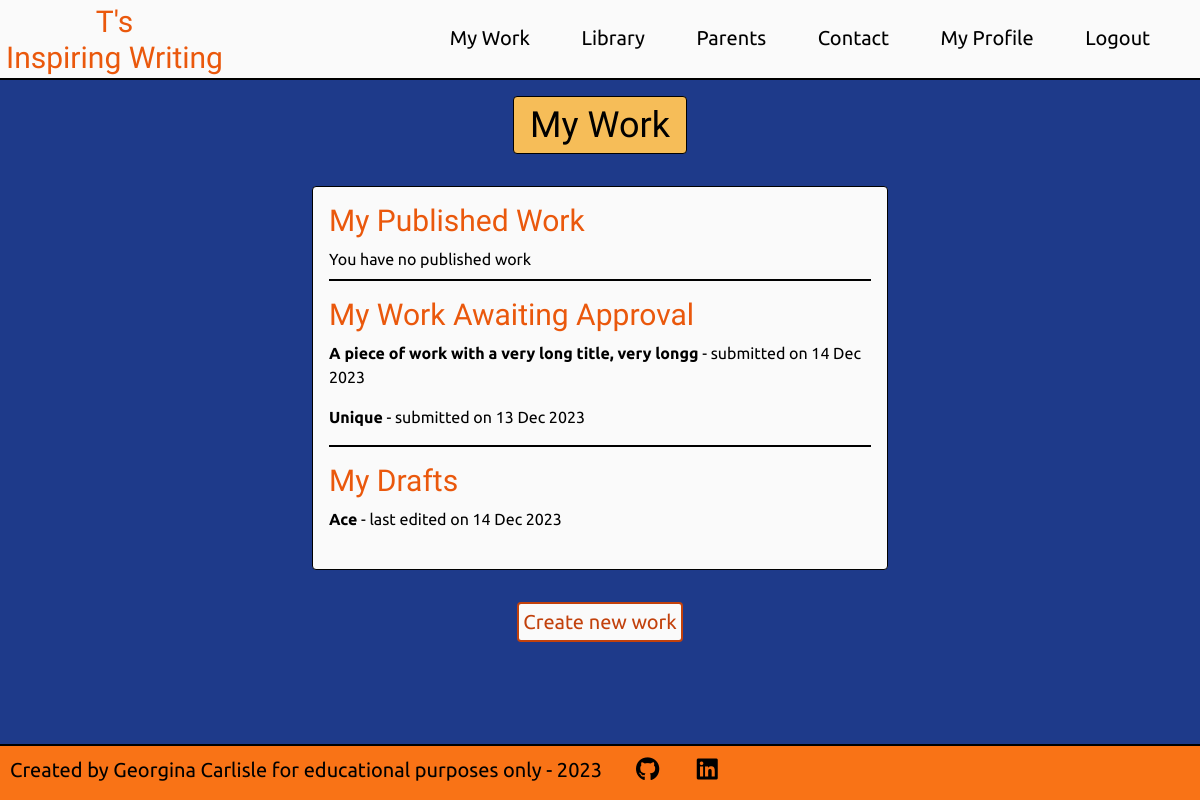
Page /writing/my_work/3 (signed in) on the earlier database version.
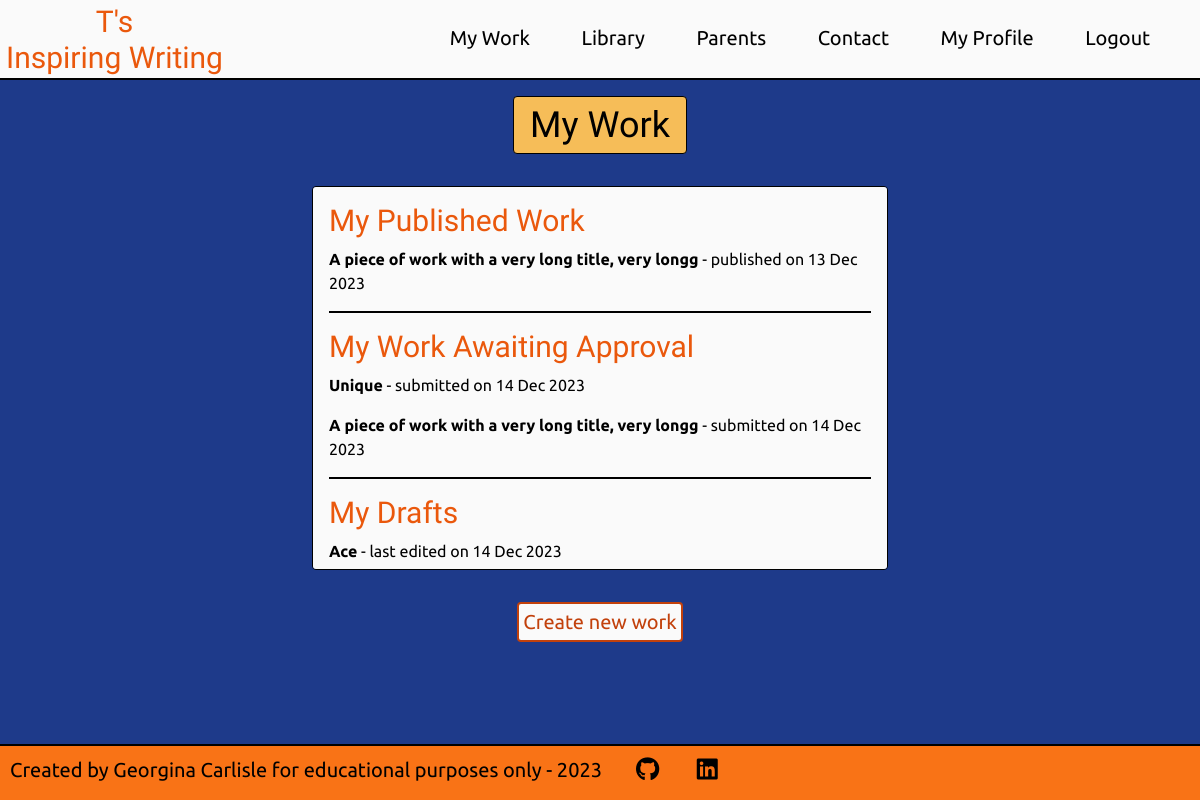
Same page on the later database version.
### writing/models.py (models this page shows, shortened)
class Writing(models.Model):
    title = models.CharField(max_length=50, unique=True)
    slug = models.SlugField(max_length=100, unique=True)
    author = models.ForeignKey(User, on_delete=models.CASCADE, related_name="writing")
    body = models.TextField()
    updated_on = models.DateTimeField(auto_now=True)
    pending_approval = models.BooleanField(default=False)
    date_submitted = models.DateTimeField(null=True, blank=True)
    approved = models.BooleanField(default=False)
    date_approved = models.DateTimeField(null=True, blank=True)
    failed_approval = models.BooleanField(default=False)
    date_failed = models.DateTimeField(null=True, blank=True)
    reason_failed = models.TextField(null=True, blank=True)
    featured = models.BooleanField(default=False)
    class Meta:
        ordering = ['-date_approved']

### writing/views.py (the view)
# urls.py: path('my_work/<int:user_id>', views.my_writing_view, name='my_work'),
@login_required
def my_writing_view(request, user_id):
    if request.user.id != user_id:
        messages.error(request, 'You have been returned to your account home page, \
                       as you were trying to access a page you are not authorised to view.')
        return redirect('account_home')
    context = {}
    user = User.objects.get(id=user_id)
    work = user.writing.all()
    published_work = work.filter(approved = True).order_by('-date_approved')
    awaiting_approval = work.filter(pending_approval = True).order_by('-date_submitted')
    failed_approval = work.filter(failed_approval = True).order_by('-date_failed')
    draft = work.filter(approved = False, pending_approval = False).order_by('-updated_on')
    context['published_work'] = published_work
    context['awaiting_approval'] = awaiting_approval
    context['failed_approval'] = failed_approval
    context['drafts'] = draft
    return render(request, 'my_work.html', context)

### writing/templates/my_work.html (shortened to what this page needs)
{% extends 'base.html' %}
{% load static %}
{% block content %}
<div class="bg-blue-900 h-full pb-4 pt-16 lg:pt-20">
    {% include 'my_work_title.html' %}
    <div class="flex justify-center mt-4">
        <div class="border border-black rounded bg-zinc-50 p-4 relative w-11/12 sm:max-w-xl h-96 overflow-auto">
            <div class="mb-4 border-b-2 border-black">
                <h2 class="text-2xl lg:text-3xl mb-2 font-title text-orange-600">
                    My Published Work
                </h2>
                {% if published_work %}
                {% for work in published_work %}
                <p class="mb-4">
                    <a href="{% url 'view' work.id %}"
                    title="View writing"
                    class="font-bold hover:text-xl">
                    {{ work.title }}</a>
                    <span>- published on {{ work.date_approved|date:"d M Y" }}</span>
                </p>
                {% endfor %}
                {% else %}
                <p class="mb-2">You have no published work</p>
                {% endif %}
            </div>
            <div class="mb-4 border-b-2 border-black">
                <h2 class="text-2xl lg:text-3xl mb-2 font-title text-orange-600">
                    My Work Awaiting Approval
                </h2>
                {% if awaiting_approval %}
                {% for work in awaiting_approval %}
                <p class="mb-4">
                    <a href="{% url 'view' work.id %}"
                    title="View writing"
                    class="font-bold hover:text-xl">
                    {{ work.title }}</a>
                    <span>- submitted on {{ work.date_submitted|date:"d M Y" }}</span>
                </p>
                {% endfor %}
                {% else %}
                <p>You have no work awaiting approval</p>
                {% endif %}
            </div>
            <div>
                <h2 class="text-2xl lg:text-3xl mb-2 font-title text-orange-600">
                    My Drafts
                </h2>
                {% if drafts %}
                {% for work in drafts %}
                <p class="mb-4">
                    <a href="{% url 'edit' work.id %}"
                    title="View and edit writing"
                    class="font-bold hover:text-xl">
                    {{ work.title }}</a>
                    <span>- last edited on {{ work.updated_on|date:"d M Y" }}</span>
                </p>
                {% endfor %}
                {% else %}
                <p class="mb-2">You have no drafts</p>
                {% endif %}
            </div>
        </div>
    </div>
    <div class="flex justify-center mt-2">
        <a class="p-1 mt-6 rounded border-orange-700 border-2 border-solid bg-zinc-50 hover:bg-orange-700 text-orange-700 hover:text-white text-lg md:text-xl hover:cursor-pointer w-fit"
            href="{% url 'create' %}">
            Create new work
        </a>
    </div>
</div>
{% endblock%}

Differences in the rows shown:
now on one of the page's lists (row edited): Writing: title "A piece of work with a very long title, very longg", date_approved "13 Dec 2023"
changed Writing "Unique": date_submitted "13 Dec 2023" → "14 Dec 2023"; moves up the list
Other differences:
text no longer shown: "You have no published work"
